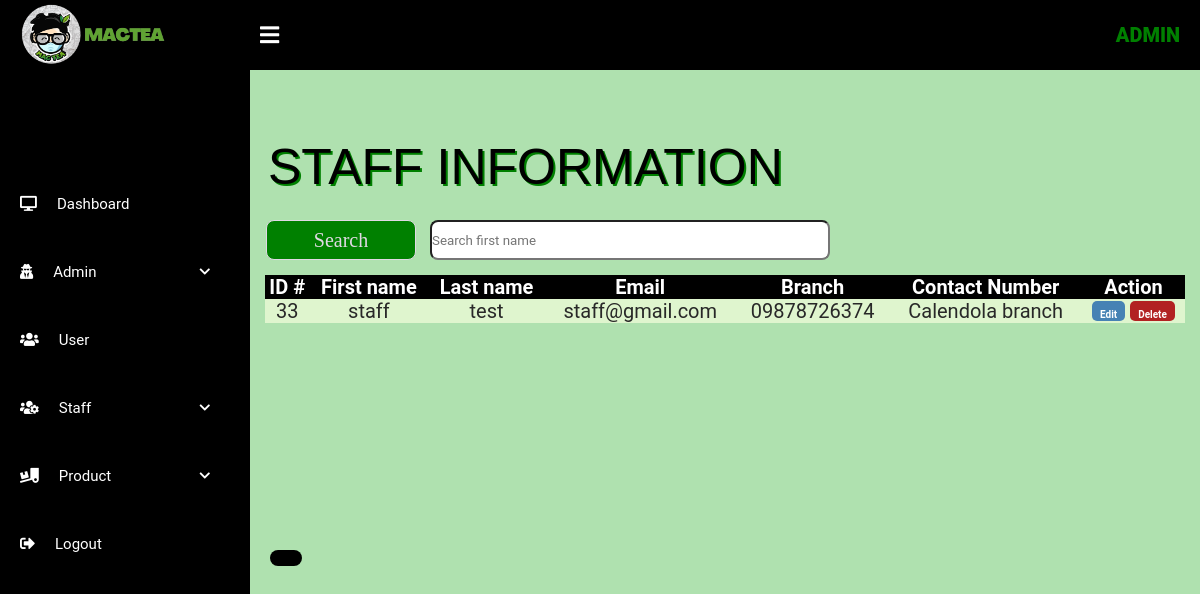
Page /admin/staff_list.php (signed in) on the earlier database version.
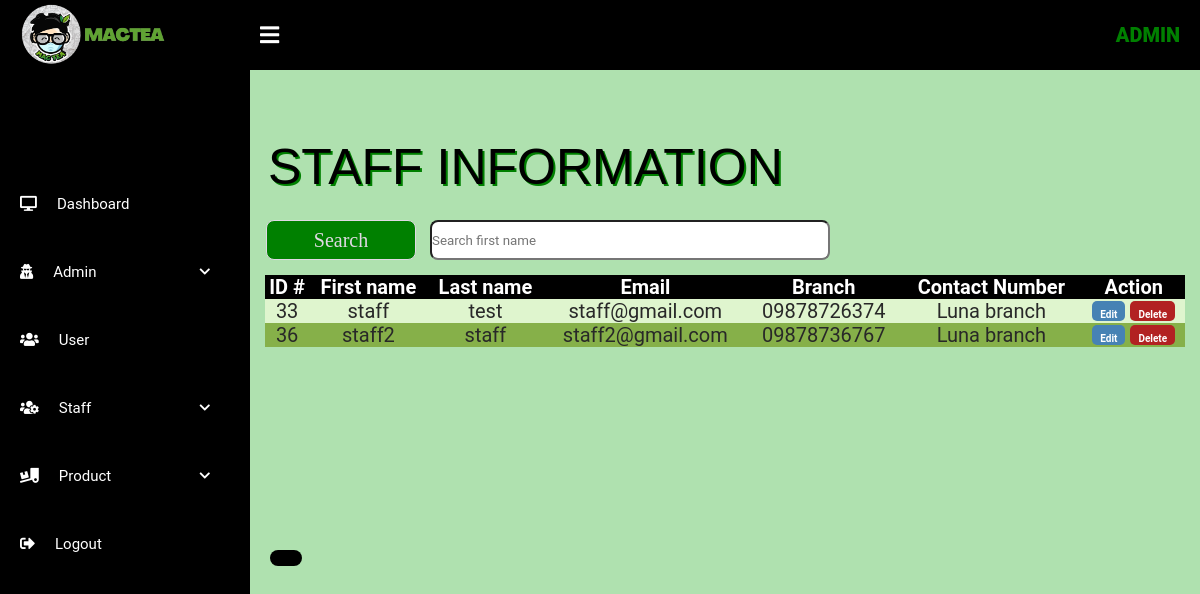
Same page on the later database version.
### tables this page shows
CREATE TABLE `users` (
  `id` int(100) NOT NULL,
  `google_id` varchar(255) NOT NULL,
  `email` varchar(100) NOT NULL,
  `password` varchar(100) NOT NULL,
  `user_type` varchar(100) NOT NULL,
  `first_name` varchar(100) NOT NULL,
  `last_name` varchar(100) NOT NULL,
  `mobile_number` varchar(50) NOT NULL,
  `delivery_type` varchar(100) NOT NULL,
  `status` int(11) NOT NULL,
  `latitude` decimal(10,8) NOT NULL,
  `longitude` decimal(11,8) NOT NULL,
  `streetnum` varchar(50) NOT NULL,
  `streetname` varchar(50) NOT NULL,
  `barangay` varchar(50) NOT NULL,
  `city` varchar(50) NOT NULL,
  `province` varchar(50) NOT NULL,
  `zipcode` varchar(50) NOT NULL,
  `branch_num` varchar(50) NOT NULL
);

### admin/PaginationStaff.php (called while the page is built, shortened)
<?php
 include('db_conn.php');
	$user_type = 'staff';
    $page_rows = 5;
    $pagenum = 1;
    $limit = 'LIMIT ' .($pagenum - 1) * $page_rows .',' .$page_rows;
    $nquery=mysqli_query($conn,"select * from `users` WHERE user_type like '%$user_type%' $limit");
?>

### admin/staff_list.php (the view, shortened to what this page needs)
<?php
include('../includes/functions.php');
?>
<html lang="en">
<head>
<head>
    <link rel="stylesheet" href="../css/logindesign1.css?v=<?php echo time();?>"/>
</head>
    <link rel="stylesheet" href="styledesign.css?v=<?php echo time();?>"/>
		<link rel="stylesheet" href="https://cdnjs.cloudflare.com/ajax/libs/font-awesome/5.12.0-2/css/all.min.css">
</head>
<body>
<div class="wrapper">
		<div class="header">
				<div class="header-menu">
					<div class="title">  <img src="../images/mactea-home.png" alt="..." height="70"></div>
					<div class="title"> Admin </div>
					<div class="sidebar-btn">
						<i class="fas fa-bars"></i>
					</div>
				</div>
			</div>
			<?php include 'sidebar.php' ?>
<div class="main-container">
 <form action="SearchStaff.php" name="form1" method="post" style=" background-color: #4CAF50; position:absolute; top:  -20px; left :220px;" >
	<div  class="container" style="padding:30px 10px 50px 210px;  position:absolute; top:  210px; left :-45%;">
    <input type="text" class="form-control" id="submit" placeholder="Search first name" name="submit" style="align: center;  border-radius: 8px; width:400px;height: 40px;" autocomplete="off" > </div>
    <div class="main-button" style="padding:30px 50px 90px 46px;  position:absolute; top:  210px; left :43%;">
	<div class="container" style="position:relative;">
		<button type="submit" name="search" class="btn btn-success"  style=" font-family: 'Copperplate'; font-size: 20px;color: #E0D9E4; border: 1px solid;border-radius: 8px; background-color: #008000; position: left: 50px;  width:150px;height: 40px;" >
				Search</button> </div>
			</div>
	</form>
		<?php
 include "PaginationStaff.php";
 ?>
		<link rel="stylesheet"  href="desi.css?v=<?php echo time();?>"/>
 <span class="title"> STAFF INFORMATION </span>
	<table class="table4">
		<tr>
		<th>ID #</th>
		<th>First name</th>
		<th>Last name</th>
		<th>Email</th>
		<th> Branch </th>
		<th>Contact Number</th>
		<th>Action</th>
		</tr>
<?php
	$user_type = 'staff';
	$res=mysqli_query($db,"SELECT * FROM users WHERE user_type like '%$user_type%'");
	if(mysqli_num_rows($res) > 0){
	while($crow=mysqli_fetch_array($nquery))
	{
	?>
	<tr>
					<td><?php echo $crow["id"]; ?></td>
                    <td><?php echo $crow["first_name"]; ?></td>
                    <td><?php echo $crow["last_name"]; ?></td>
					<td><?php echo $crow["email"]; ?></td>
                    <td><?php echo $crow['mobile_number']; ?></td>
					<td>
			<?php if($crow['branch_num'] == 1){
				echo "San Antonio branch";
			} elseif($crow['branch_num'] == 2){
				echo "Luna branch";
			} else {
				echo "Calendola branch";
			}?>
		</td>
					<td> <a href="editStaff.php?id=<?php echo $crow["id"]; ?>"><button  class="delete" style="background-color: #4682B4;">Edit</button></a>
					<a href="DeleteStaff.php?id=<?php echo $crow["id"]; ?>"><button  class="delete" style="background-color: #B22222;">Delete</button></a> </td>
                </tr>
	 <?php
	}  }   else {
			echo "<p style='text-shadow: 2px 2px #008000;'> <font color=black font size='50' font face='courier' size='6pt'><b>EMPTY</b></font> </p>";
	  }
        ?>
	</table>
  <div  style="padding:10px 10px 10px 10px;  position:absolute; top:  540px; left :260px;">
     <div class="pagination" style= "color: #7CFC00; background-color: #000000; border-radius: 25px;padding: 8px 16px; text-decoration: none;"
	 id="pagination_controls"><?php echo $paginationCtrls; ?> </div>
    </div>
	</div>
   </div>
</body>
</html>

Differences in the rows shown:
changed users "test": branch_num "Calendola branch" → "Luna branch"
added users: id "36", first_name "staff2", last_name "staff", email "staff2@gmail.com", mobile_number "09878736767", branch_num "Luna branch"
